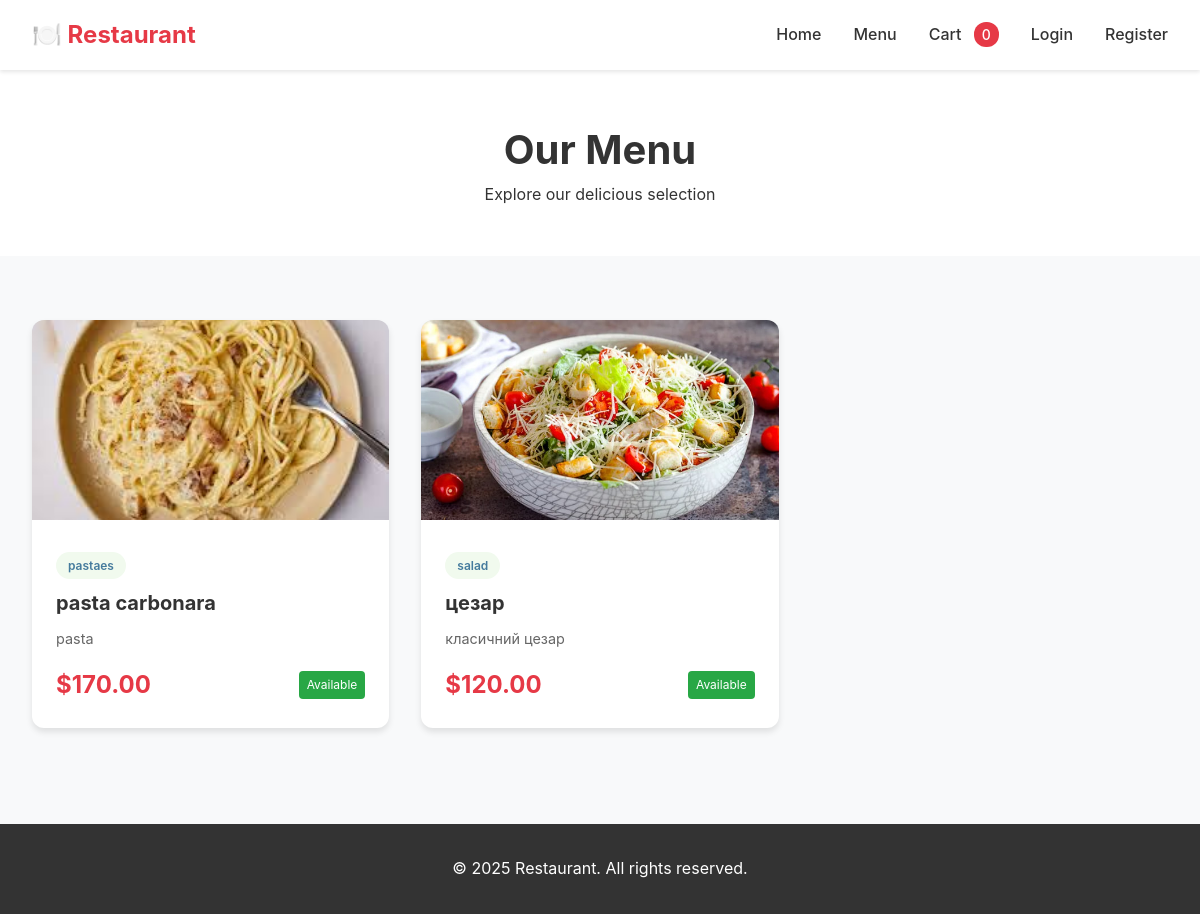
The app's page /menu/ with its own data.
### restoraunt_app/models.py (models this page shows, shortened)
class Dish(models.Model):
    category = models.ForeignKey(Category, on_delete=models.CASCADE, related_name="dishes")
    name = models.CharField(max_length=200)
    description = models.TextField()
    ingredients = models.TextField()
    image = models.ImageField(upload_to="dishes/", blank=True, null=True)
    price = models.DecimalField(max_digits=7, decimal_places=2)
    is_available = models.BooleanField(default=True)
    created_at = models.DateTimeField(default=timezone.now)

class Category(models.Model):
    name = models.CharField(max_length=100, unique=True)
    description = models.TextField(blank=True)

### restoraunt_app/views.py (the view)
# urls.py: path("menu/", MenuView.as_view(), name="menu"),
class MenuView(ListView):
    model = Dish
    template_name = "menu/menu.html"
    context_object_name = "dishes"
    def get_queryset(self):
        queryset = Dish.objects.all()
        query = self.request.GET.get("query", "")
        if query:
            queryset = queryset.filter(name__icontains=query)
        return queryset
    def get_context_data(self, **kwargs):
        context = super().get_context_data(**kwargs)
        context["search_form"] = SearchForm(self.request.GET or None)
        return context

### restoraunt_app/templates/menu/menu.html (shortened to what this page needs)
{% extends "base.html" %}
{% block content %}
<div class="page-header">
    <h1>Our Menu</h1>
    <p>Explore our delicious selection</p>
</div>
<div class="container">
    <div class="dish-grid">
        {% for dish in dishes %}
        <a href="{% url 'dish_detail' dish.id %}" class="dish-card {% if not dish.is_available %}unavailable{% endif %}">
            {% if dish.image %}
            <img src="{{ dish.image.url }}" alt="{{ dish.name }}" class="dish-image">
            {% else %}
            <div class="dish-image"></div>
            {% endif %}
            <div class="dish-content">
                <span class="dish-category">{{ dish.category.name }}</span>
                <h3 class="dish-name">{{ dish.name }}</h3>
                <p class="dish-description">{{ dish.description }}</p>
                <div class="dish-footer">
                    <span class="dish-price">${{ dish.price }}</span>
                    {% if dish.is_available %}
                    <span class="availability-badge">Available</span>
                    {% else %}
                    <span class="availability-badge">Unavailable</span>
                    {% endif %}
                </div>
            </div>
        </a>
        {% empty %}
        <p>No dishes available at the moment.</p>
        {% endfor %}
    </div>
</div>
{% endblock %}

### restoraunt_app/templates/base.html (style rules this page uses)
* { margin: 0; padding: 0; box-sizing: border-box; }
body { font-family: -apple-system, BlinkMacSystemFont, 'Segoe UI', Roboto, Oxygen, Ubuntu, Cantarell, sans-serif; line-height: 1.6; color: #333; background: #f8f9fa; }
.container { max-width: 1200px; margin: 0 auto; padding: 2rem; }

### restoraunt_app/templates/menu/menu.html (style rules this page uses)
.page-header { text-align: center; padding: 3rem 0; background: white; margin-bottom: 2rem; }
.page-header h1 { font-size: 2.5rem; color: #333; }
.dish-grid { display: grid; grid-template-columns: repeat(auto-fill, minmax(280px, 1fr)); gap: 2rem; }
.dish-card { background: white; border-radius: 12px; overflow: hidden; box-shadow: 0 4px 6px rgba(0,0,0,0.1); transition: transform 0.3s, box-shadow 0.3s; text-decoration: none; color: inherit; display: block; }
.dish-image { width: 100%; height: 200px; object-fit: cover; background: #e9ecef; }
.dish-content { padding: 1.5rem; }
.dish-category { display: inline-block; background: #f1faee; color: #457b9d; padding: 0.25rem 0.75rem; border-radius: 20px; font-size: 0.75rem; font-weight: 600; margin-bottom: 0.5rem; }
.dish-name { font-size: 1.25rem; font-weight: bold; margin-bottom: 0.5rem; }
.dish-description { color: #666; font-size: 0.9rem; margin-bottom: 1rem; display: -webkit-box; -webkit-line-clamp: 2; -webkit-box-orient: vertical; overflow: hidden; }
.dish-footer { display: flex; justify-content: space-between; align-items: center; }
.dish-price { font-size: 1.5rem; font-weight: bold; color: #e63946; }
.availability-badge { background: #28a745; color: white; padding: 0.25rem 0.5rem; border-radius: 4px; font-size: 0.75rem; }

### records on screen
Dish: image (picture), category.name "pastaes", name "pasta carbonara", description "pasta", price "170.00", is_available "Available"
Dish: image (picture), category.name "salad", name "цезар", description "класичний цезар", price "120.00", is_available "Available"

### other values on screen
{{ request.session.cart|length|default:0 }} "0"
